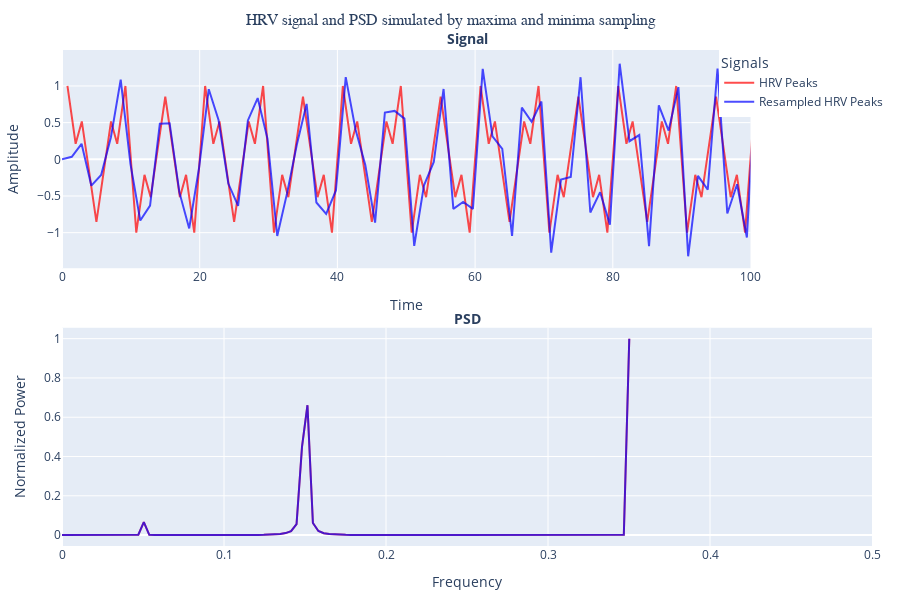

Notebook source saved alongside this figure:
### Code cell
HRV_peaks = peaks
PEAK_PSD = SincPsd.signal_to_PSD(peaks)
resampled_HRV_peaks = SincPsd.window(SincPsd.sinc_interpolate(HRV_peaks))
resampled_psd_peaks = SincPsd.sinc_and_psd(resampled_HRV_peaks)


plotter = SignalPsdPlotter("HRV signal and PSD simulated by maxima and minima sampling")

plotter.plot_signal_and_psd(HRV_peaks, resampled_psd_peaks, 'HRV Peaks', 'red')
plotter.plot_signal_and_psd(resampled_HRV_peaks, resampled_psd_peaks, 'Resampled HRV Peaks', 'blue')

plotter.show()
